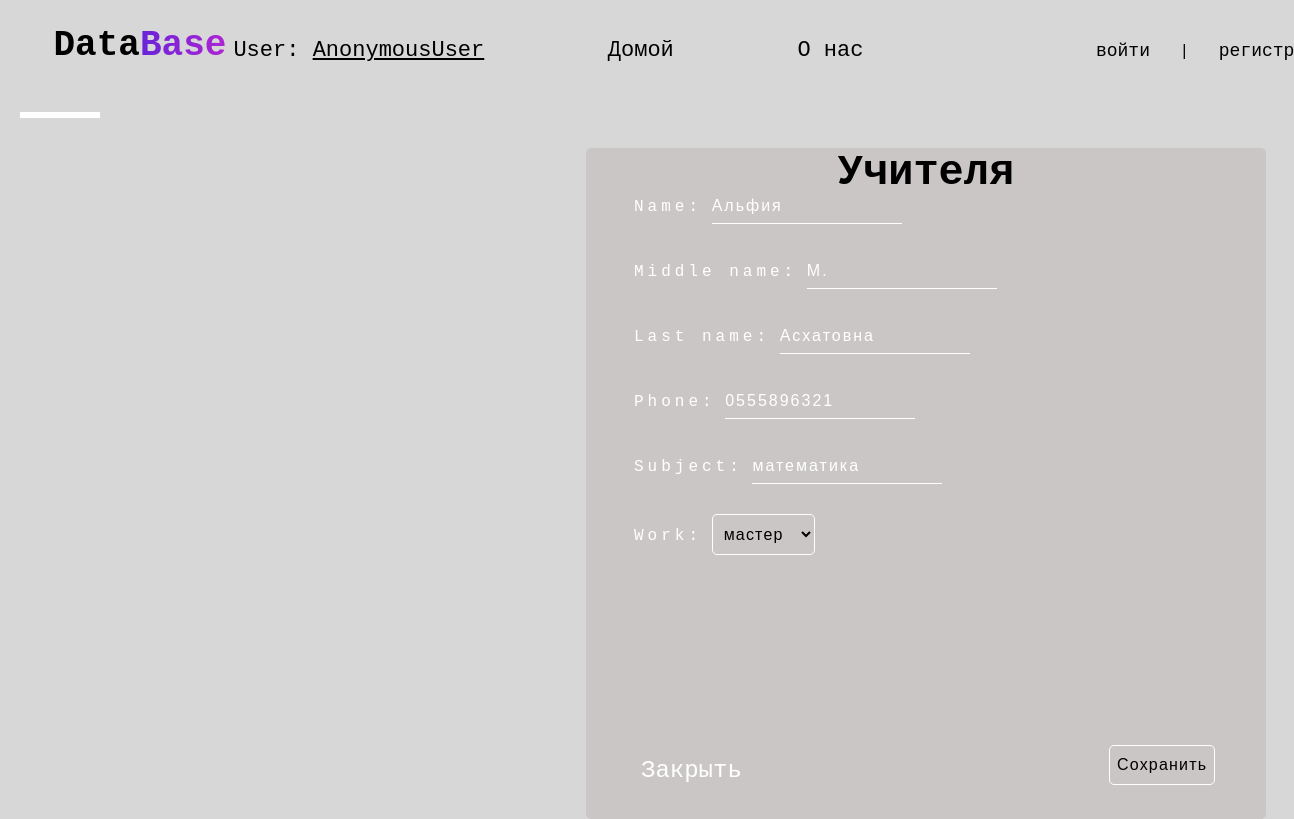
Screenshot of /db/teacher/1/update/ with the database file from the repository.
### student_db/models.py (models this page shows, shortened)
class Teacher(models.Model):
    name = models.CharField(max_length=50)
    middle_name = models.CharField(max_length=50)
    last_name = models.CharField(max_length=50)
    phone = models.CharField(max_length=20)
    subject = models.CharField(max_length=50)
    work = models.CharField(max_length=50, choices=[('мастер', "мастер"), ("учитель", "учитель")], null=True)

### student_db/views.py (the view)
# urls.py: path('teacher/<int:pk>/update/', views.teacher_update, name='teacher_update'),
def teacher_update(request, pk):
    teacher = get_object_or_404(Teacher, pk=pk)
    form = TeacherForm(request.POST or None, instance=teacher)
    context = {'form': form}
    if form.is_valid():
        form.save()
        return redirect('student:teacher_list')
    return render(request, 'teacher/teacher_form.html', context)

### student_db/forms.py
class TeacherForm(forms.ModelForm):
    class Meta:
        model = Teacher
        fields = '__all__'

### student_db/templates/teacher/teacher_form.html (shortened to what this page needs)
{% extends 'db.html' %}
{% load static %}
{% block content %}
<link rel="stylesheet" href="{% static 'css/form.css' %}">
<main class="main">
  <div class="forms">
    <h1>Учителя</h1>
    <div class="user-box">
      <form method="post">
        {{ form.as_p }}
        <button type="submit">Сохранить</button>
      </form>
    </div>
    <a href="{% url 'student:teacher_list' %}">Закрыть</a>
  </div>
  </main>
{% endblock content %}

### static/css/db.css (style rules this page uses)
* { margin: 0; padding: 0; box-sizing: border-box; }
body { background: #000; color: white; font-family: 'Courier New', monospace; }

### static/css/form.css (style rules this page uses)
* { margin: 0; padding: 0; box-sizing: border-box; }
body { background: #d7d7d7; color: black; font-family: 'Courier New', monospace; }
.main form { position: absolute; top: 40px; left: 47px; height: 607px; }
.main form select { padding: 10px 7px; margin-bottom: 7px; background: transparent; border-radius: 5px; border: 1px solid white; font-size: 16px; letter-spacing: 1.2px; }
.forms { border: 1px solid #cbc6c6; background: #cbc6c6; border-radius: 5px; width: 680px; height: 671px; display: block; top: 148px; left: 586px; position: absolute; }
.forms h1 { font-size: 42px; text-align: center; }
.user-box { width: 602px; height: 90%; margin: 0 auto; }
.user-box form label { top: 0; left: 0; padding: 10px 0; font-size: 16px; color: white; pointer-events: none; transition: .5s; letter-spacing: 4px; }
.user-box form input { width: 50%; padding: 8px 0; font-size: 16px; color: #fff; margin-bottom: 30px; outline: none; background: transparent; border: none; border-bottom: 1px solid white; letter-spacing: 2px; }
.user-box form button { padding: 10px 7px; background: transparent; border-radius: 5px; border: 1px solid white; font-size: 16px; letter-spacing: 1.2px; position: absolute; top: 556px; left: 475px; transition-duration: .5s; }
.forms a { font-size: 24px; color: white; text-decoration: none; position: absolute; bottom: 34px; left: 54px; transition-duration: .5s; }

### rows the page displays
Teacher: name "Альфия", middle_name "М.", last_name "Асхатовна", phone "0555896321", subject "математика", work "мастер"

### other values shown
{{ user }} "AnonymousUser"
